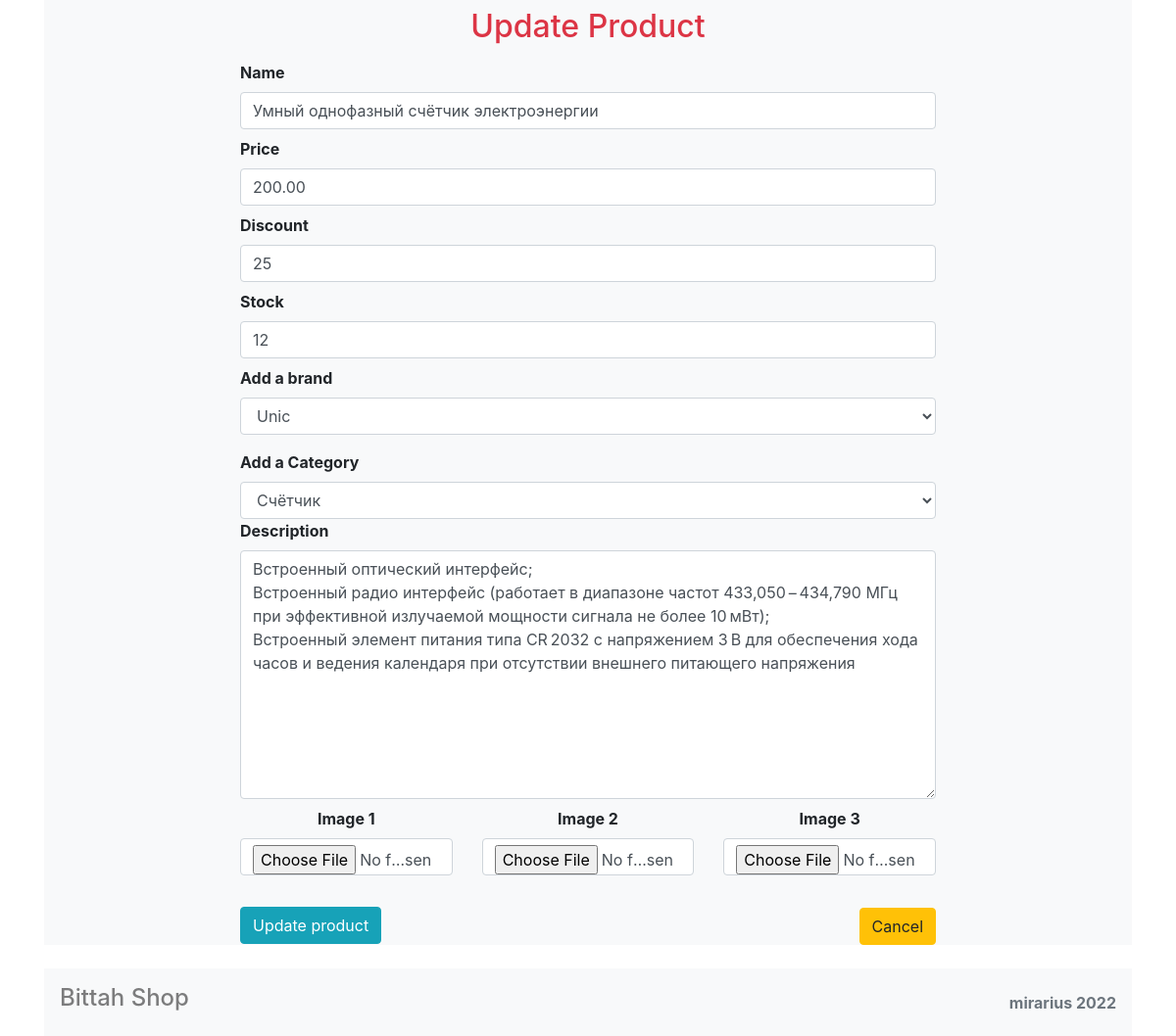
The page /updateproduct/2 on the database its author committed.
### shop/products/models.py (models this page shows, shortened)
class Addproduct(db.Model):
    __seachbale__ = ['name', 'desc']
    id = db.Column(db.Integer, primary_key=True)
    name = db.Column(db.String(80), nullable=False)
    price = db.Column(db.Numeric(10,2), nullable=False)
    discount = db.Column(db.Integer, default=0)
    stock = db.Column(db.Integer, nullable=False)
    desc = db.Column(db.Text, nullable=False)
    pub_date = db.Column(db.DateTime, nullable=False, default=datetime.utcnow)
    brand_id = db.Column(db.Integer, db.ForeignKey('brand.id'), nullable=False)
    brand = db.relationship('Brand', backref=db.backref('posts', lazy=True))
    category_id = db.Column(db.Integer, db.ForeignKey('category.id'), nullable=False)
    category = db.relationship('Category', backref=db.backref('posts', lazy=True))
    image_1 = db.Column(db.String(150), nullable=False, default='image,jpg')
    image_2 = db.Column(db.String(150), nullable=False, default='image,jpg')
    image_3 = db.Column(db.String(150), nullable=False, default='image,jpg')

class Brand(db.Model):
    id = db.Column(db.Integer, primary_key=True)
    name = db.Column(db.String(30), nullable=False, unique=True)

class Category(db.Model):
    id = db.Column(db.Integer, primary_key=True)
    name = db.Column(db.String(30), nullable=False, unique=True)

### shop/products/routes.py (the view, shortened to what this page needs)
@app.route('/updateproduct/<int:id>', methods=['GET','POST'])
def updateproduct(id):
    brands = Brand.query.all()
    categories = Category.query.all()
    product = Addproduct.query.get_or_404(id)
    brand = request.form.get('brand')
    category = request.form.get('category')
    form = Addproducts(request.form)
    form.name.data = product.name
    form.price.data = product.price
    form.discount.data = product.discount
    form.stock.data = product.stock
    form.description.data = product.desc
    return render_template('products/updateproduct.html', form=form, brands=brands, categories=categories, product=product)

### shop/products/forms.py
class Addproducts(Form):
    def __init__(
            self,
            formdata=None,
            obj=None,
            prefix="",
            data=None,
            meta=None,
    ):
        super().__init__(formdata, obj, prefix, data, meta)
        self.desc = None
    name = StringField('Name', [validators.DataRequired()])
    price = DecimalField('Price', [validators.DataRequired()])
    discount = IntegerField('Discount', default=0)
    stock = IntegerField('Stock', [validators.DataRequired()])
    description = TextAreaField('Description', [validators.DataRequired()])
    image_1 = FileField('Image 1', validators=[FileAllowed(['jpg','png','gif','jpeg'])])
    image_2 = FileField('Image 2', validators=[FileAllowed(['jpg','png','gif','jpeg'])])
    image_3 = FileField('Image 3', validators=[FileAllowed(['jpg','png','gif','jpeg'])])

### shop/templates/products/updateproduct.html (shortened to what this page needs)
{% extends 'layout.html' %}
{% block content %}
<div class="container">
    <div class="container bg-light">
        <div class="row">
            <div class="col-md-2"></div>
            <div class="col-md-8">
                <h2 class="text-center text-danger p-2"> Update Product </h2>
                {% from "_formhelpers.html" import render_field %}
                <form action="" method="POST" enctype="multipart/form-data">
                    {{ render_field(form.name, class="form-control", placeholder="Add product name")}}
                    {{ render_field(form.price, class="form-control", placeholder="Add product price")}}
                    {{ render_field(form.discount, class="form-control", placeholder="Add product discount")}}
                    {{ render_field(form.stock, class="form-control", placeholder="Add product stock")}}
                    <label for="brand"><b>Add a brand</b> </label>
                    <select name="brand" id="brand" class="form-control" required>
                        <option value="{{product.brand_id}}">{{product.brand.name}}</option>
                    </select>
                    <label for="category"><b>Add a Category</b></label>
                    <select name="category" id="category" class="form-control" required>
                        <option value="{{product.category_id}}">{{product.category.name}}</option>
                    </select>
                    {{ render_field(form.description, class="form-control", placeholder="Add product detail", rows="10")}}
                    <div>
                        <div class="row">
                            <div class="col-md-4 text-center">{{ render_field(form.image_1, class="form-control")}}</div>
                            <div class="col-md-4 text-center">{{ render_field(form.image_2, class="form-control")}}</div>
                            <div class="col-md-4 text-center">{{ render_field(form.image_3, class="form-control")}}</div>
                        </div>
                    </div>
                        <button type="submit" class="btn btn-info mt-4"> Update product </button>
                        <a href="{{url_for('admin')}}" class="btn btn-warning float-right" style="margin-top: 25px"> Cancel </a>
                </form>
            </div>
            <div class="col-md-2"></div>
        </div>
    </div>
</div>
{% include 'footer.html' %}
{% endblock content %}

### shop/templates/_formhelpers.html (shortened to what this page needs)
{% macro render_field(field) %}
  <dt>{{ field.label }}
  <dd>{{ field(**kwargs)|safe }}
  </dd>
{% endmacro %}

### rows shown on the page
Addproduct: name "Умный однофазный счётчик электроэнергии", price "200.00", discount "25", stock "12"
Brand: brand "Unic"
Category: category "Счётчик"

### other values the page prints
{{ field.label }} "Name Price Discount Stock Description Image 1 Image 2 Image 3"
